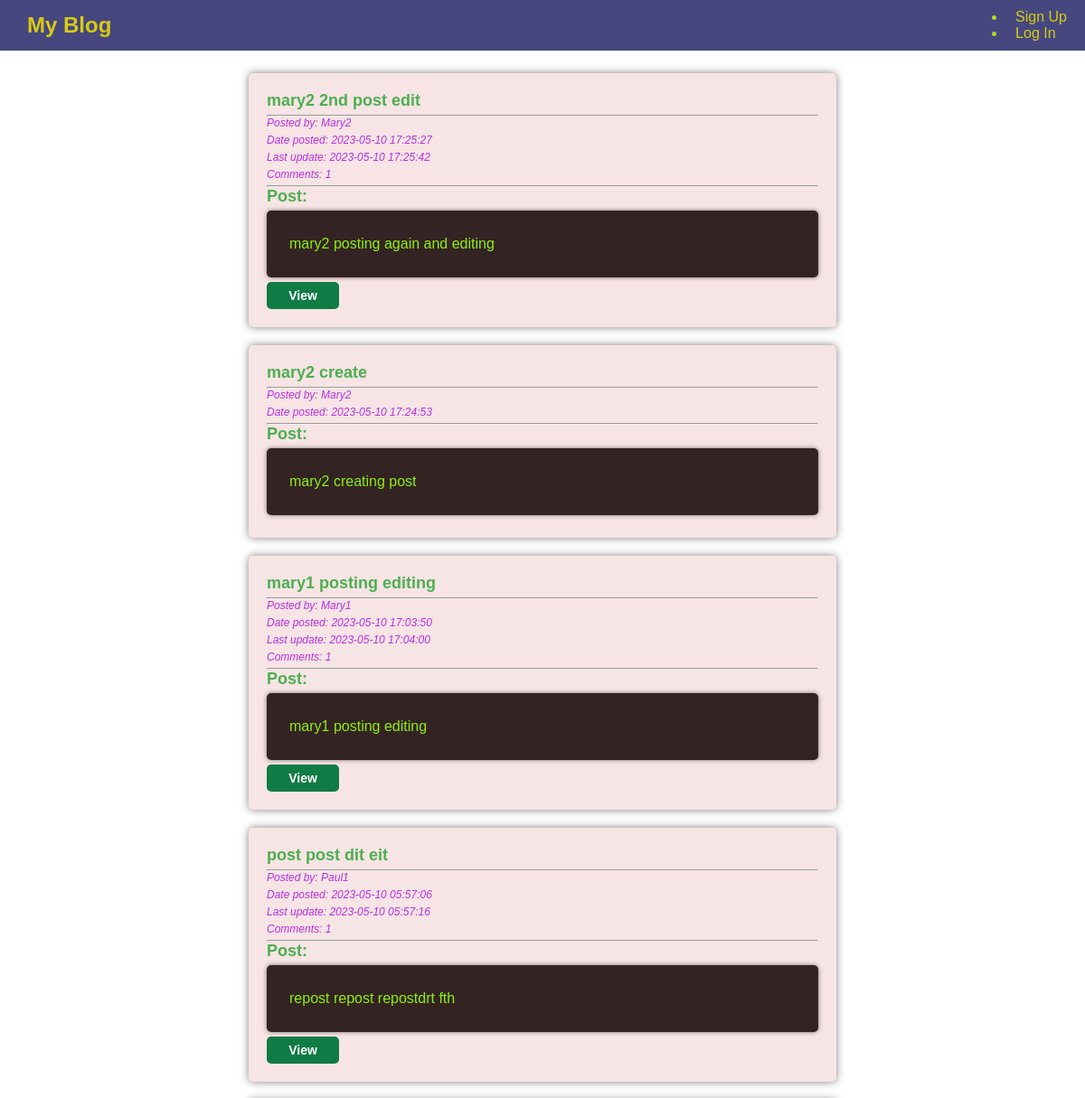
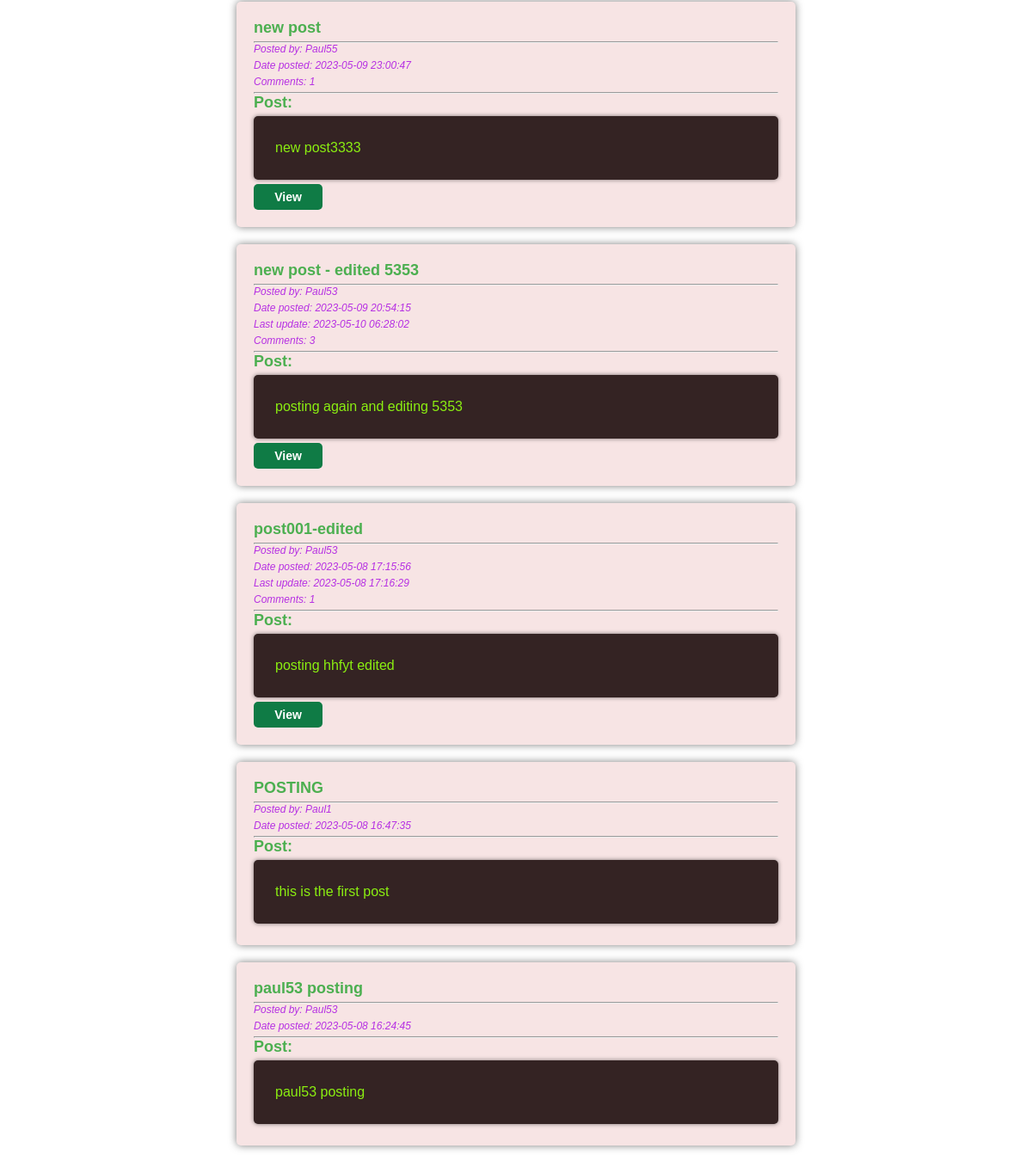
The page / on the database its author committed (2 pictures, top to bottom).
### models/models.py (models this page shows, shortened)
class Blog(db.Model):
    __tablename__ = 'blogs'
    id = db.Column(db.Integer, primary_key=True)
    date_posted = db.Column(db.DateTime, nullable=False, default=datetime.now(timezone('America/Lima')))
    date_edited = db.Column(db.DateTime, nullable=True)
    title = db.Column(db.String(120), nullable=False)
    content = db.Column(db.String(1000), nullable=False)
    user_id = db.Column(db.Integer, db.ForeignKey('users.id'), nullable=False)
    author = db.relationship('User', backref=db.backref('blogs', lazy=True, overlaps='user_blogs'),
                             overlaps='user_blogs')
    comments = db.relationship('Comment', backref='blog', lazy=True)
    @property
    def comments_count(self):
        return len(self.comments)

class User(db.Model, UserMixin):
    __tablename__ = 'users'
    id = db.Column(db.Integer, primary_key=True)
    date_created = db.Column(db.DateTime, nullable=False, default=datetime.now(timezone('America/Lima')))
    name = db.Column(db.String(120), nullable=False)
    email = db.Column(db.String(120), unique=True, nullable=False)
    password_hash = db.Column(db.String(255), nullable=False)
    active = db.Column(db.Boolean, nullable=False, default=False)

### app.py (the view)
@app.route('/')
def home():
    blogs = Blog.query.order_by(Blog.date_posted.desc()).all()
    return render_template('home.html', blogs=blogs)

### templates/home.html (shortened to what this page needs)
<!DOCTYPE html>
<html lang="en">
<head>
    <link rel="stylesheet" href="{{ url_for('static', filename='css/style.css') }}">
</head>
<body>
    {% block content %}
    <nav>
        <div class="logo">
            <h4><a href="{{ url_for('home') }}">My Blog</a></h4>
        </div>
        {% if current_user.is_authenticated %}
            <ul class="nav-links">
                <li><a href="{{ url_for('create') }}">Create Post</a></li>
                <li><a href="{{ url_for('logout') }}">Logout</a></li>
            </ul>
        {% else %}
            <ul class="nav-links">
                <li><a href="{{ url_for('signup') }}">Sign Up</a></li>
                <li><a href="{{ url_for('login') }}">Log In</a></li>
            </ul>
        {% endif %}
    </nav>
    <div class="posts">
        {% for blog in blogs %}
        <div class="post">
            <h2 class="title">{{ blog.title }}</h2>
            <hr>
            <small class="user">Posted by:   {{ blog.author.name }}</small>
            <small class="date">Date posted: {{ blog.date_posted.strftime('%Y-%m-%d %H:%M:%S') }}</small>
            {% if blog.date_edited %}
                <small class="date">Last update: {{ blog.date_edited.strftime('%Y-%m-%d %H:%M:%S') }}</small>
            {% endif %}
            {% if blog.comments %}
                <small class="comments-count">Comments: {{ blog.comments_count }}</small>
            {% endif %}
            <hr>
            <h2 class="title">Post:</h2>
            <p class="content">{{ blog.content }}</p>
            <div class="buttons">
                {% if blog.comments %}
                    <a class="view-btn btn" href="{{ url_for('view', blog_id=blog.id) }}">View</a>
                {% endif %}
            </div>
        </div>
        {% endfor %}
    </div>
    {% endblock %}
</body>
</html>

### static/css/style.css (style rules this page uses)
* { margin: 0; padding: 0; box-sizing: border-box; }
body { font-family: sans-serif; }
nav { display: flex; justify-content: space-between; align-items: center; background-color: #242568d7; color: hsl(76, 72%, 50%); padding: 10px 20px; }
nav a { color: #ecdd04e1; text-decoration: none; margin-left: 10px; }
.logo { font-size: 24px; }
.posts { margin: 25px auto; width: 90%; max-width: 650px; }
.post { margin: 20px 0; padding: 20px; background-color: hsl(0, 54%, 93%); border-radius: 5px; box-shadow: 0 0 10px rgba(0, 0, 0, 0.5); }
.post .title { font-size: 18px; margin-bottom: 5px; color:#4CAF50 }
.post .date, .post .user, .post .comments-count { font-size: 12px; font-style: oblique; color: hwb(285 19% 11%); margin-bottom: 5px; display: block; }
.post .content { font-size: 16px; line-height: 1.5; margin-top: 5px; margin-bottom: 5px; padding: 25px; color:#8bef11; background-color: #342323; border-radius: 5px; box-shadow: 0 0 5px rgba(0, 0, 0, 0.5); }
.post .edit-btn, .post .delete-btn, .post .comment-btn, .post .view-btn { display: inline-block; width: 80px; height: 30px; line-height: 30px; text-align: center; padding: 0 10px; margin-right: 10px; border-radius: 5px; font-size: 14px; font-weight: bold; cursor: pointer; color: #fff; text-decoration: none; }
.post .view-btn { background-color: hsl(150, 78%, 27%); }

### rows shown on the page
Blog: title "mary2 2nd post edit", author.name "Mary2", date_posted "2023-05-10 17:25:27", date_edited "2023-05-10 17:25:42", comments_count "1", content "mary2 posting again and editing"
Blog: title "mary2 create", author.name "Mary2", date_posted "2023-05-10 17:24:53", content "mary2 creating post"
Blog: title "mary1 posting editing", author.name "Mary1", date_posted "2023-05-10 17:03:50", date_edited "2023-05-10 17:04:00", comments_count "1", content "mary1 posting editing"
Blog: title "post post dit eit", author.name "Paul1", date_posted "2023-05-10 05:57:06", date_edited "2023-05-10 05:57:16", comments_count "1", content "repost repost repostdrt fth"
Blog: title "new post", author.name "Paul55", date_posted "2023-05-09 23:00:47", comments_count "1", content "new post3333"
Blog: title "new post - edited 5353", author.name "Paul53", date_posted "2023-05-09 20:54:15", date_edited "2023-05-10 06:28:02", comments_count "3", content "posting again and editing 5353"
Blog: title "post001-edited", author.name "Paul53", date_posted "2023-05-08 17:15:56", date_edited "2023-05-08 17:16:29", comments_count "1", content "posting hhfyt edited"
Blog: title "POSTING", author.name "Paul1", date_posted "2023-05-08 16:47:35", content "this is the first post"
Blog: title "paul53 posting", author.name "Paul53", date_posted "2023-05-08 16:24:45", content "paul53 posting"
